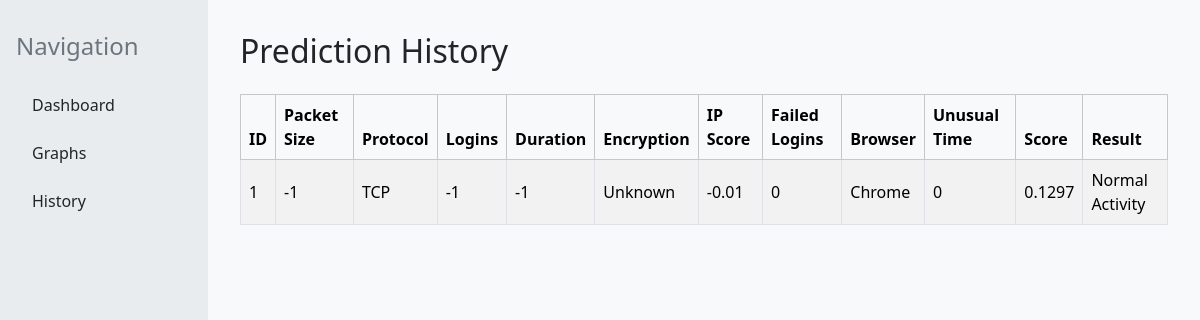
The app's page /history with its own data.
### tables this page shows
CREATE TABLE predictions (
                    id INTEGER PRIMARY KEY AUTOINCREMENT,
                    network_packet_size INTEGER,
                    protocol_type TEXT,
                    login_attempts INTEGER,
                    session_duration INTEGER,
                    encryption_used TEXT,
                    ip_reputation_score REAL,
                    failed_logins INTEGER,
                    browser_type TEXT,
                    unusual_time_access INTEGER,
                    prediction_score REAL,
                    result TEXT
                );

### app.py (the view)
@app.route('/history')
def history():
    conn = sqlite3.connect('predictions.db')
    conn.row_factory = sqlite3.Row
    c = conn.cursor()
    c.execute("SELECT * FROM predictions ORDER BY id DESC")
    rows = c.fetchall()
    conn.close()
    return render_template('history.html', records=rows)

### templates/history.html (shortened to what this page needs)
<!DOCTYPE html>
<html lang="en">
<head>
    <link href="https://cdn.jsdelivr.net/npm/bootstrap@5.3.2/dist/css/bootstrap.min.css" rel="stylesheet">
</head>
<body>
    <nav class="d-flex flex-column">
        <h4 class="mb-4 text-secondary">Navigation</h4>
        <ul class="nav flex-column">
            <li class="nav-item mb-2"><a class="nav-link text-dark" href="/">Dashboard</a></li>
            <li class="nav-item mb-2"><a class="nav-link text-dark" href="/predicted_accuracy">Graphs</a></li>
            <li class="nav-item mb-2"><a class="nav-link text-dark" href="/history">History</a></li>
        </ul>
    </nav>
    <main>
        <h2 class="mb-4 text-dark">Prediction History</h2>
        {% if records %}
        <div class="table-responsive">
            <table class="table table-bordered table-striped align-middle">
                <thead class="table-light">
                    <tr>
                        <th>ID</th>
                        <th>Packet Size</th>
                        <th>Protocol</th>
                        <th>Logins</th>
                        <th>Duration</th>
                        <th>Encryption</th>
                        <th>IP Score</th>
                        <th>Failed Logins</th>
                        <th>Browser</th>
                        <th>Unusual Time</th>
                        <th>Score</th>
                        <th>Result</th>
                    </tr>
                </thead>
                <tbody>
                    {% for row in records %}
                    <tr>
                        <td>{{ row.id }}</td>
                        <td>{{ row.network_packet_size }}</td>
                        <td>{{ row.protocol_type }}</td>
                        <td>{{ row.login_attempts }}</td>
                        <td>{{ row.session_duration }}</td>
                        <td>{{ row.encryption_used }}</td>
                        <td>{{ row.ip_reputation_score }}</td>
                        <td>{{ row.failed_logins }}</td>
                        <td>{{ row.browser_type }}</td>
                        <td>{{ row.unusual_time_access }}</td>
                        <td>{{ "%.4f"|format(row.prediction_score) }}</td>
                        <td>{{ row.result }}</td>
                    </tr>
                    {% endfor %}
                </tbody>
            </table>
        </div>
        {% else %}
        <p class="text-muted">No records found.</p>
        {% endif %}
    </main>
</body>
</html>

### templates/history.html (style rules this page uses)
body { min-height: 100vh; display: flex; background-color: #f8f9fa; }
nav { width: 240px; background-color: #e9ecef; padding: 2rem 1rem; }
main { flex-grow: 1; padding: 2rem; }

### records on screen
predictions: id "1", network_packet_size "-1", protocol_type "TCP", login_attempts "-1", session_duration "-1", encryption_used "Unknown", ip_reputation_score "-0.01", failed_logins "0", browser_type "Chrome", unusual_time_access "0", prediction_score "0.1297", result "Normal Activity"
